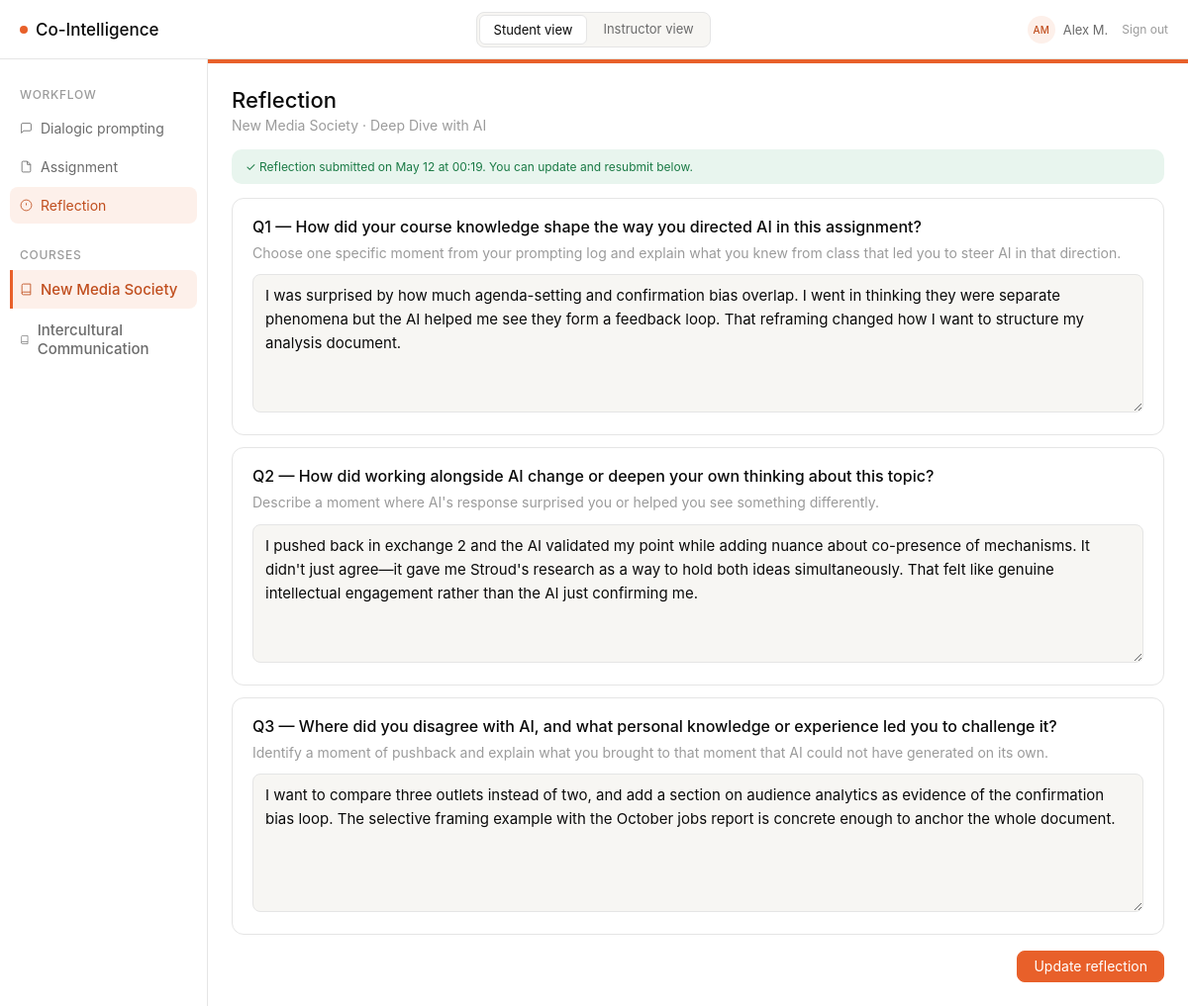
Page /student/reflection on the earlier database version.
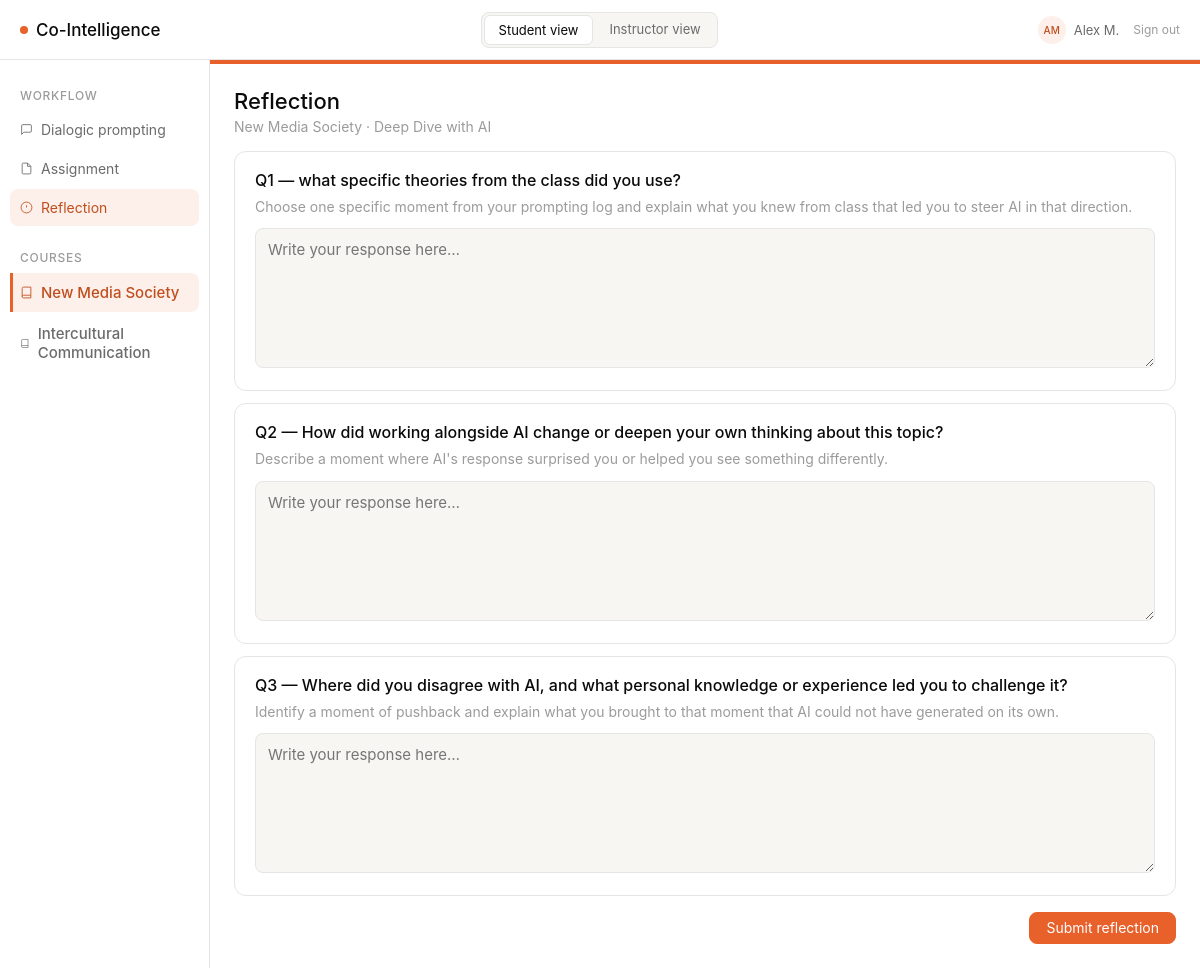
Same page on the later database version.
### models/models.py (models this page shows, shortened)
class Reflection(db.Model):
    __tablename__ = "reflections"
    id = db.Column(db.Integer, primary_key=True)
    student_id = db.Column(db.Integer, db.ForeignKey("students.id"), nullable=False)
    assignment_id = db.Column(db.Integer, db.ForeignKey("assignments.id"), nullable=False)
    question_1 = db.Column(db.Text, nullable=False)
    question_2 = db.Column(db.Text, nullable=False)
    question_3 = db.Column(db.Text, nullable=False)
    submitted_at = db.Column(db.DateTime, default=datetime.utcnow)
    student = db.relationship("Student", back_populates="reflections")
    assignment = db.relationship("Assignment", back_populates="reflections")

class ReflectionConfig(db.Model):
    __tablename__ = "reflection_configs"
    id = db.Column(db.Integer, primary_key=True)
    assignment_id = db.Column(db.Integer, db.ForeignKey("assignments.id"), nullable=False, unique=True)
    question_1 = db.Column(db.Text, nullable=False)
    question_2 = db.Column(db.Text, nullable=False)
    question_3 = db.Column(db.Text, nullable=False)
    hint_1 = db.Column(db.Text, nullable=True)
    hint_2 = db.Column(db.Text, nullable=True)
    hint_3 = db.Column(db.Text, nullable=True)
    updated_at = db.Column(db.DateTime, default=datetime.utcnow)
    assignment = db.relationship("Assignment")

### routes/student_routes.py (the view, shortened to what this page needs)
@student_bp.route("/reflection", methods=["GET", "POST"])
def reflection():
    student, assignment, course = _get_context()
    existing = Reflection.query.filter_by(
        student_id=student.id, assignment_id=assignment.id
    ).first()
    cfg = ReflectionConfig.query.filter_by(assignment_id=assignment.id).first()
    if cfg:
        questions = {
            "question_1": cfg.question_1,
            "question_2": cfg.question_2,
            "question_3": cfg.question_3,
            "hint_1": cfg.hint_1 or "",
            "hint_2": cfg.hint_2 or "",
            "hint_3": cfg.hint_3 or "",
        }
    else:
        questions = {k: (v or "") for k, v in DEFAULT_REFLECTION_QUESTIONS.items()}
    return render_template(
        "student/reflection.html",
        student=student,
        assignment=assignment,
        course=course,
        existing=existing,
        questions=questions,
    )

### routes/student_routes.py (called while the page is built)
def _get_context():
    course_id = session.get("course_id")
    if course_id:
        course = Course.query.get(course_id)
    else:
        course = Course.query.first()
        if course:
            session["course_id"] = course.id
    if not course:
        return None, None, None
    student = Student.query.filter_by(name="Alex M.", course_id=course.id).first()
    assignment = Assignment.query.filter_by(course_id=course.id).first()
    return student, assignment, course

### templates/student/reflection.html (shortened to what this page needs)
{% extends "base.html" %}
{% block sidebar %}
<nav class="sidebar">
  <div class="sidebar-section">Workflow</div>
  <a href="{{ url_for('student.prompting') }}"
     class="sidebar-item{% if request.endpoint == 'student.prompting' %} active{% endif %}">
    <svg width="13" height="13" fill="none" stroke="currentColor" stroke-width="1.6" viewBox="0 0 24 24"><path d="M21 15a2 2 0 0 1-2 2H7l-4 4V5a2 2 0 0 1 2-2h14a2 2 0 0 1 2 2z"/></svg>
    Dialogic prompting
  </a>
  <a href="{{ url_for('student.assignment') }}"
     class="sidebar-item{% if request.endpoint == 'student.assignment' %} active{% endif %}">
    <svg width="13" height="13" fill="none" stroke="currentColor" stroke-width="1.6" viewBox="0 0 24 24"><path d="M14 2H6a2 2 0 0 0-2 2v16a2 2 0 0 0 2 2h12a2 2 0 0 0 2-2V8z"/><polyline points="14 2 14 8 20 8"/></svg>
    Assignment
  </a>
  <a href="{{ url_for('student.reflection') }}"
     class="sidebar-item{% if request.endpoint == 'student.reflection' %} active{% endif %}">
    <svg width="13" height="13" fill="none" stroke="currentColor" stroke-width="1.6" viewBox="0 0 24 24"><circle cx="12" cy="12" r="10"/><line x1="12" y1="8" x2="12" y2="12"/><line x1="12" y1="16" x2="12.01" y2="16"/></svg>
    Reflection
  </a>
  {% include "_course_nav.html" %}
</nav>
{% endblock %}
{% block content %}
<div style="margin-bottom:16px;">
  <h1 class="page-title">Reflection</h1>
  <div class="page-sub">{{ course.name }} &middot; {{ assignment.title }}</div>
</div>
{% if existing %}
<div style="background:var(--pill-green-bg);color:var(--pill-green-text);border-radius:10px;padding:10px 14px;font-size:12px;margin-bottom:14px;">
  &#10003; Reflection submitted on {{ existing.submitted_at.strftime('%b %d at %H:%M') }}. You can update and resubmit below.
</div>
{% endif %}
<div class="card q-card">
  <div class="q-label">Q1 — {{ questions['question_1'] }}</div>
  {% if questions['hint_1'] %}<div class="q-hint">{{ questions['hint_1'] }}</div>{% endif %}
  <textarea id="q1" rows="5" placeholder="Write your response here…">{{ existing.question_1 if existing else '' }}</textarea>
</div>
<div class="card q-card">
  <div class="q-label">Q2 — {{ questions['question_2'] }}</div>
  {% if questions['hint_2'] %}<div class="q-hint">{{ questions['hint_2'] }}</div>{% endif %}
  <textarea id="q2" rows="5" placeholder="Write your response here…">{{ existing.question_2 if existing else '' }}</textarea>
</div>
<div class="card q-card">
  <div class="q-label">Q3 — {{ questions['question_3'] }}</div>
  {% if questions['hint_3'] %}<div class="q-hint">{{ questions['hint_3'] }}</div>{% endif %}
  <textarea id="q3" rows="5" placeholder="Write your response here…">{{ existing.question_3 if existing else '' }}</textarea>
</div>
<div class="action-row">
  <button class="btn btn-primary" id="submit-btn"
    onclick="submitReflectionForm('{{ url_for('student.reflection') }}')">
    {% if existing %}Update reflection{% else %}Submit reflection{% endif %}
  </button>
</div>
{% endblock %}

Differences in the rows shown:
removed Reflection: submitted_at "May 12 at 00:19", question_1 "I was surprised by how much agenda-setting and confirmation bias overlap. I went in thinking they were separate phenomena but the AI helped me see they form a feedback loop. That reframing changed how I want to structure my analysis document.", question_2 "I pushed back in exchange 2 and the AI validated my point while adding nuance about co-presence of mechanisms. It didn't just agree—it gave me Stroud's research as a way to hold both ideas simultaneously. That felt like genuine intellectual engagement rather than the AI just confirming me.", question_3 "I want to compare three outlets instead of two, and add a section on audience analytics as evidence of the confirmation bias loop. The selective framing example with the October jobs report is concrete enough to anchor the whole document."
changed ReflectionConfig: question_1 "How did your course knowledge shape the way you directed AI in this assignment?" → "what specific theories from the class did you use?"
Other differences:
text no longer shown: "✓ Reflection submitted on . You can update and resubmit below. Update reflection"
text now shown: "Submit reflection"
